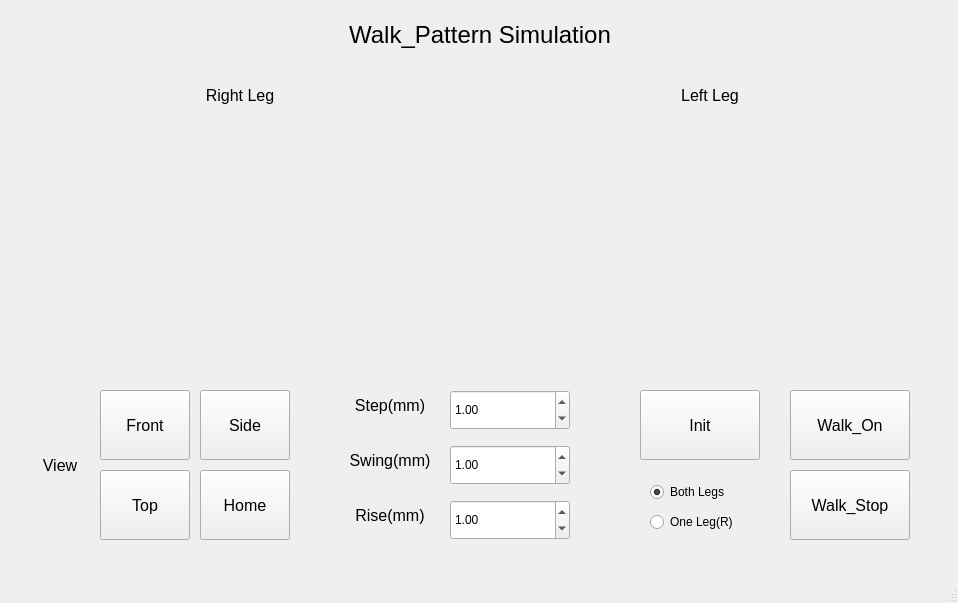
<?xml version="1.0" encoding="UTF-8"?>
<ui version="4.0">
 <class>MainWindow</class>
 <widget class="QMainWindow" name="MainWindow">
  <property name="geometry">
   <rect>
    <x>0</x>
    <y>0</y>
    <width>958</width>
    <height>603</height>
   </rect>
  </property>
  <property name="windowTitle">
   <string>MainWindow</string>
  </property>
  <widget class="QWidget" name="centralwidget">
   <widget class="QLabel" name="label">
    <property name="geometry">
     <rect>
      <x>330</x>
      <y>20</y>
      <width>300</width>
      <height>30</height>
     </rect>
    </property>
    <property name="font">
     <font>
      <pointsize>18</pointsize>
     </font>
    </property>
    <property name="text">
     <string>Walk_Pattern Simulation</string>
    </property>
    <property name="alignment">
     <set>Qt::AlignmentFlag::AlignCenter</set>
    </property>
   </widget>
   <widget class="QLabel" name="label_2">
    <property name="geometry">
     <rect>
      <x>190</x>
      <y>80</y>
      <width>100</width>
      <height>30</height>
     </rect>
    </property>
    <property name="font">
     <font>
      <pointsize>12</pointsize>
     </font>
    </property>
    <property name="text">
     <string>Right Leg</string>
    </property>
    <property name="alignment">
     <set>Qt::AlignmentFlag::AlignCenter</set>
    </property>
   </widget>
   <widget class="QLabel" name="label_3">
    <property name="geometry">
     <rect>
      <x>660</x>
      <y>80</y>
      <width>100</width>
      <height>30</height>
     </rect>
    </property>
    <property name="font">
     <font>
      <pointsize>12</pointsize>
     </font>
    </property>
    <property name="text">
     <string>Left Leg</string>
    </property>
    <property name="alignment">
     <set>Qt::AlignmentFlag::AlignCenter</set>
    </property>
   </widget>
   <widget class="QLabel" name="label_4">
    <property name="geometry">
     <rect>
      <x>340</x>
      <y>390</y>
      <width>100</width>
      <height>30</height>
     </rect>
    </property>
    <property name="font">
     <font>
      <pointsize>12</pointsize>
     </font>
    </property>
    <property name="text">
     <string>Step(mm)</string>
    </property>
    <property name="alignment">
     <set>Qt::AlignmentFlag::AlignCenter</set>
    </property>
   </widget>
   <widget class="QLabel" name="label_5">
    <property name="geometry">
     <rect>
      <x>340</x>
      <y>445</y>
      <width>100</width>
      <height>30</height>
     </rect>
    </property>
    <property name="font">
     <font>
      <pointsize>12</pointsize>
     </font>
    </property>
    <property name="text">
     <string>Swing(mm)</string>
    </property>
    <property name="alignment">
     <set>Qt::AlignmentFlag::AlignCenter</set>
    </property>
   </widget>
   <widget class="QLabel" name="label_6">
    <property name="geometry">
     <rect>
      <x>340</x>
      <y>500</y>
      <width>100</width>
      <height>30</height>
     </rect>
    </property>
    <property name="font">
     <font>
      <pointsize>12</pointsize>
     </font>
    </property>
    <property name="text">
     <string>Rise(mm)</string>
    </property>
    <property name="alignment">
     <set>Qt::AlignmentFlag::AlignCenter</set>
    </property>
   </widget>
   <widget class="QDoubleSpinBox" name="doubleSpinBox_step">
    <property name="geometry">
     <rect>
      <x>450</x>
      <y>390</y>
      <width>120</width>
      <height>40</height>
     </rect>
    </property>
    <property name="minimum">
     <double>0.000000000000000</double>
    </property>
    <property name="maximum">
     <double>20.000000000000000</double>
    </property>
    <property name="singleStep">
     <double>0.100000000000000</double>
    </property>
    <property name="value">
     <double>1.000000000000000</double>
    </property>
   </widget>
   <widget class="QDoubleSpinBox" name="doubleSpinBox_swing">
    <property name="geometry">
     <rect>
      <x>450</x>
      <y>445</y>
      <width>120</width>
      <height>40</height>
     </rect>
    </property>
    <property name="minimum">
     <double>0.000000000000000</double>
    </property>
    <property name="maximum">
     <double>20.000000000000000</double>
    </property>
    <property name="singleStep">
     <double>0.100000000000000</double>
    </property>
    <property name="value">
     <double>1.000000000000000</double>
    </property>
   </widget>
   <widget class="QDoubleSpinBox" name="doubleSpinBox_rise">
    <property name="geometry">
     <rect>
      <x>450</x>
      <y>500</y>
      <width>120</width>
      <height>40</height>
     </rect>
    </property>
    <property name="minimum">
     <double>0.000000000000000</double>
    </property>
    <property name="maximum">
     <double>20.000000000000000</double>
    </property>
    <property name="singleStep">
     <double>0.100000000000000</double>
    </property>
    <property name="value">
     <double>1.000000000000000</double>
    </property>
   </widget>
   <widget class="QLabel" name="label_7">
    <property name="geometry">
     <rect>
      <x>30</x>
      <y>450</y>
      <width>60</width>
      <height>30</height>
     </rect>
    </property>
    <property name="font">
     <font>
      <pointsize>12</pointsize>
     </font>
    </property>
    <property name="text">
     <string>View</string>
    </property>
    <property name="alignment">
     <set>Qt::AlignmentFlag::AlignCenter</set>
    </property>
   </widget>
   <widget class="QPushButton" name="btn_view_front">
    <property name="geometry">
     <rect>
      <x>100</x>
      <y>390</y>
      <width>90</width>
      <height>70</height>
     </rect>
    </property>
    <property name="font">
     <font>
      <pointsize>12</pointsize>
     </font>
    </property>
    <property name="text">
     <string>Front</string>
    </property>
   </widget>
   <widget class="QPushButton" name="btn_view_side">
    <property name="geometry">
     <rect>
      <x>200</x>
      <y>390</y>
      <width>90</width>
      <height>70</height>
     </rect>
    </property>
    <property name="font">
     <font>
      <pointsize>12</pointsize>
     </font>
    </property>
    <property name="text">
     <string>Side</string>
    </property>
   </widget>
   <widget class="QPushButton" name="btn_view_top">
    <property name="geometry">
     <rect>
      <x>100</x>
      <y>470</y>
      <width>90</width>
      <height>70</height>
     </rect>
    </property>
    <property name="font">
     <font>
      <pointsize>12</pointsize>
     </font>
    </property>
    <property name="text">
     <string>Top</string>
    </property>
   </widget>
   <widget class="QPushButton" name="btn_walk_on">
    <property name="geometry">
     <rect>
      <x>790</x>
      <y>390</y>
      <width>120</width>
      <height>70</height>
     </rect>
    </property>
    <property name="font">
     <font>
      <pointsize>12</pointsize>
     </font>
    </property>
    <property name="text">
     <string>Walk_On</string>
    </property>
   </widget>
   <widget class="QPushButton" name="btn_walk_stop">
    <property name="geometry">
     <rect>
      <x>790</x>
      <y>470</y>
      <width>120</width>
      <height>70</height>
     </rect>
    </property>
    <property name="font">
     <font>
      <pointsize>12</pointsize>
     </font>
    </property>
    <property name="text">
     <string>Walk_Stop</string>
    </property>
   </widget>
   <widget class="QWidget" name="widget_right" native="true">
    <property name="geometry">
     <rect>
      <x>20</x>
      <y>120</y>
      <width>450</width>
      <height>250</height>
     </rect>
    </property>
    <property name="autoFillBackground">
     <bool>true</bool>
    </property>
    <property name="styleSheet">
     <string notr="true"/>
    </property>
   </widget>
   <widget class="QWidget" name="widget_left" native="true">
    <property name="geometry">
     <rect>
      <x>490</x>
      <y>120</y>
      <width>450</width>
      <height>250</height>
     </rect>
    </property>
    <property name="autoFillBackground">
     <bool>true</bool>
    </property>
   </widget>
   <widget class="QPushButton" name="btn_init">
    <property name="geometry">
     <rect>
      <x>640</x>
      <y>390</y>
      <width>120</width>
      <height>70</height>
     </rect>
    </property>
    <property name="font">
     <font>
      <pointsize>12</pointsize>
     </font>
    </property>
    <property name="text">
     <string>Init</string>
    </property>
   </widget>
   <widget class="QPushButton" name="btn_view_home">
    <property name="geometry">
     <rect>
      <x>200</x>
      <y>470</y>
      <width>90</width>
      <height>70</height>
     </rect>
    </property>
    <property name="font">
     <font>
      <pointsize>12</pointsize>
     </font>
    </property>
    <property name="text">
     <string>Home</string>
    </property>
   </widget>
   <widget class="QRadioButton" name="radioButton_both">
    <property name="geometry">
     <rect>
      <x>650</x>
      <y>480</y>
      <width>98</width>
      <height>24</height>
     </rect>
    </property>
    <property name="text">
     <string>Both Legs</string>
    </property>
    <property name="checked">
     <bool>true</bool>
    </property>
   </widget>
   <widget class="QRadioButton" name="radioButton_one">
    <property name="geometry">
     <rect>
      <x>650</x>
      <y>510</y>
      <width>98</width>
      <height>24</height>
     </rect>
    </property>
    <property name="text">
     <string>One Leg(R)</string>
    </property>
   </widget>
  </widget>
  <widget class="QMenuBar" name="menubar">
   <property name="geometry">
    <rect>
     <x>0</x>
     <y>0</y>
     <width>958</width>
     <height>33</height>
    </rect>
   </property>
  </widget>
  <widget class="QStatusBar" name="statusbar"/>
 </widget>
 <resources/>
 <connections/>
</ui>
